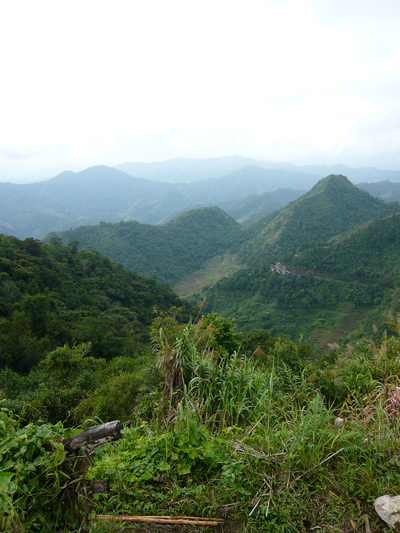
#> input picture image_detection_and_recognition/Image_recognition/dataset/100000.png, 400 x 533 px; its folder holds only this picture in this run
$ python index.py --dataset dataset
#> lines starting #> are read from the running program, lines starting #| are printed output that depends on the picture; after the words box and inside, x2 and y2 are one past the last pixel; in counts of white or black regions, pixels touching at a corner belong together
### image_detection_and_recognition/Image_recognition/my_imagesearch/colordescriptor.py
# import the necessary packages
import numpy as np
import cv2

class ColorDescriptor:
	def __init__(self, bins):
		# store the number of bins for the 3D histogram
#> further down, image is the input picture: shape (533, 400, 3); mean B, G, R 126.3, 143.6, 129.4
		self.bins = bins

	def describe(self, image):
		# convert the image to the HSV color space and initialize
		# the features used to quantify the image
		image = cv2.cvtColor(image, cv2.COLOR_BGR2HSV)
#> image: shape (533, 400, 3); mean H, S, V 50, 86.8, 146.5
		features = []

		# grab the dimensions and compute the center of the image
		(h, w) = image.shape[:2]
#> h = 533; w = 400
		(cX, cY) = (int(w * 0.5), int(h * 0.5))
#> cX = 200; cY = 266

		# divide the image into four rectangles/segments (top-left,
		# top-right, bottom-right, bottom-left)
		segments = [(0, cX, 0, cY), (cX, w, 0, cY), (cX, w, cY, h),
			(0, cX, cY, h)]

		# construct an elliptical mask representing the center of the
		# image
		(axesX, axesY) = (int(w * 0.75) / 2, int(h * 0.75) / 2)
#> axesX = 150; axesY = 199.5
		ellipMask = np.zeros(image.shape[:2], dtype = "uint8")
		cv2.ellipse(ellipMask, (cX, cY), (axesX, axesY), 0, 0, 360, 255, -1)
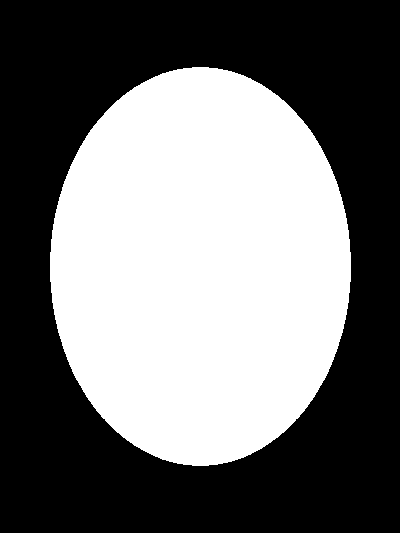
#> ellipMask: shape (533, 400); 44.2% white; 1 white region, box (x1, y1, x2, y2) and area: (50, 67, 351, 466) 94181

		# loop over the segments
		for (startX, endX, startY, endY) in segments:
			# construct a mask for each corner of the image, subtracting
			# the elliptical center from it
			cornerMask = np.zeros(image.shape[:2], dtype = "uint8")
			cv2.rectangle(cornerMask, (startX, startY), (endX, endY), 255, -1)
			cornerMask = cv2.subtract(cornerMask, ellipMask)

			# extract a color histogram from the image, then update the
			# feature vector
			hist = self.histogram(image, cornerMask)
			features.extend(hist)
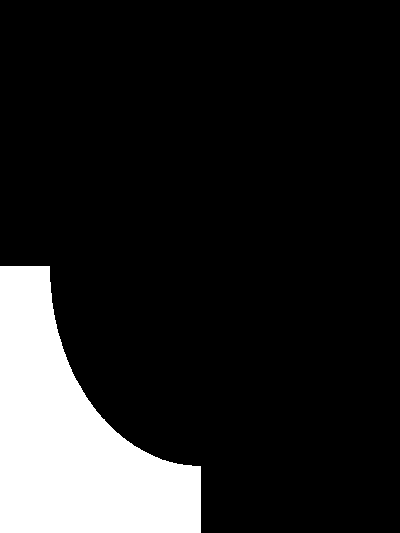
#> cornerMask: shape (533, 400); 14% white; 1 white region, box (x1, y1, x2, y2) and area: (0, 266, 201, 533) 29941
#> after the loop, features = 1152 values, max 0.989 at index 2, min 0 at index 0, mean 0.0125

		# extract a color histogram from the elliptical region and
		# update the feature vector
		hist = self.histogram(image, ellipMask)
#> hist = 288 values, max 0.54 at index 2, min 0 at index 14, mean 0.0182
		features.extend(hist)

		# return the feature vector
		return features

	def histogram(self, image, mask):
		# extract a 3D color histogram from the masked region of the
		# image, using the supplied number of bins per channel; then
		# normalize the histogram
		hist = cv2.calcHist([image], [0, 1, 2], mask, self.bins,
			[0, 180, 0, 256, 0, 256])
		#hist = cv2.normalize(hist).flatten()
		cv2.normalize(hist, hist)
		hist = hist.flatten()

		# return the histogram
		return hist

### image_detection_and_recognition/Image_recognition/index.py
# USAGE
# python index.py --dataset dataset --index index.csv

# import the necessary packages
from my_imagesearch.colordescriptor import ColorDescriptor
import argparse
import glob
import cv2
import os

# construct the argument parser and parse the arguments
ap = argparse.ArgumentParser()
ap.add_argument("-d", "--dataset", required = True,
	help = "path the directory that conatins the images to be indexed")


args = vars(ap.parse_args())

# initialize the color descriptor
cd = ColorDescriptor((8, 12, 3))

# open the output index file for writing
output = open("index.csv", "w")

path='/home/rams/Desktop/UI_task_List/myproject1/myproject/myapp/dataset'

image_paths = [os.path.join(path, f) for f in os.listdir(path)]

# use glob to grab the image paths and loop over them
for imagePath in glob.glob(args["dataset"] + "/*.png"):
#for imagePath in image_paths:
	# extract the image ID (i.e. the unique filename) from the image
	# path and load the image itself
	imageID = imagePath[imagePath.rfind("/") + 1:]
	image = cv2.imread(imagePath)

	# describe the image
	features = cd.describe(image)
#> features = 1440 values, max 0.989 at index 2, min 0 at index 0, mean 0.0136

	# write the features to file
	features = [str(f) for f in features]
#> features = 1440 items, first 6: '0.0', '0.0', '0.9894157', '0.0', '0.0', '0.0'
	output.write("%s,%s\n" % (imageID, ",".join(features)))

# close the index file
output.close()

$ run again, on image_detection_and_recognition/Image_recognition/dataset/101300.png
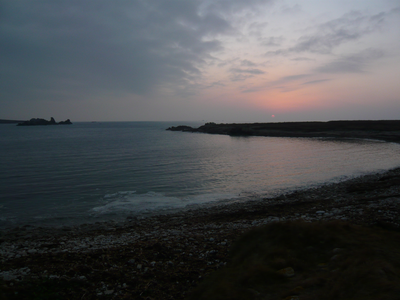
#> input picture image_detection_and_recognition/Image_recognition/dataset/101300.png, 400 x 300 px
#> image is the input picture: shape (300, 400, 3); mean B, G, R 78.7, 76.3, 74.2
#> image: shape (300, 400, 3); mean H, S, V 77.5, 56.7, 82.8
#> in describe, `cv2.ellipse(ellipMask, (cX, cY), (axesX, axesY), 0, 0, 360, 255, -1)`:
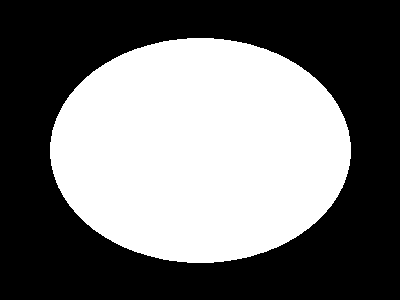
#> ellipMask: shape (300, 400); 44.2% white; 1 white region, box (x1, y1, x2, y2) and area: (50, 38, 351, 263) 53083
#> after the loop in describe, `for (startX, endX, startY, endY) in segments:`: features = 1152 values, max 0.744 at index 154, min 0 at index 0, mean 0.0119
#> in describe, `hist = self.histogram(image, ellipMask)`: hist = 288 values, max 0.576 at index 153, min 0 at index 13, mean 0.0168
#> `features = cd.describe(image)`: features = 1440 values, max 0.744 at index 154, min 0 at index 0, mean 0.0128
#> `features = [str(f) for f in features]`: features = 1440 items, first 6: '0.0', '0.0', '0.0', '0.0', '0.0', '0.0'

$ run again, on image_detection_and_recognition/Image_recognition/dataset/101400.png
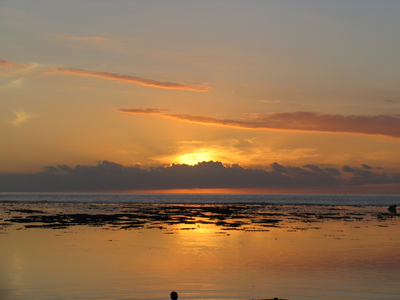
#> input picture image_detection_and_recognition/Image_recognition/dataset/101400.png, 400 x 300 px
#> image is the input picture: shape (300, 400, 3); mean B, G, R 81.3, 113.4, 146.1
#> image: shape (300, 400, 3); mean H, S, V 19.5, 104.6, 146.2
#> in describe, `cv2.ellipse(ellipMask, (cX, cY), (axesX, axesY), 0, 0, 360, 255, -1)`:
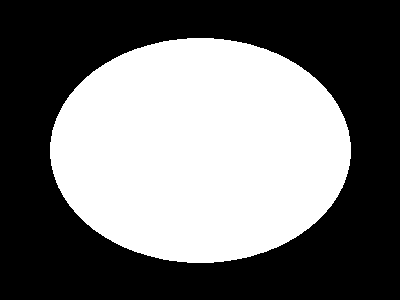
#> ellipMask: shape (300, 400); 44.2% white; 1 white region, box (x1, y1, x2, y2) and area: (50, 38, 351, 263) 53083
#> after the loop in describe, `for (startX, endX, startY, endY) in segments:`: features = 1152 values, max 0.754 at index 883, min 0 at index 0, mean 0.00957
#> in describe, `hist = self.histogram(image, ellipMask)`: hist = 288 values, max 0.609 at index 26, min 0 at index 2, mean 0.0131
#> `features = cd.describe(image)`: features = 1440 values, max 0.754 at index 883, min 0 at index 0, mean 0.0103
#> `features = [str(f) for f in features]`: features = 1440 items, first 6: '0.0', '0.30596462', '0.0', '0.0', '0.60207075', '0.0'

$ run again, on image_detection_and_recognition/Image_recognition/dataset/100201.png
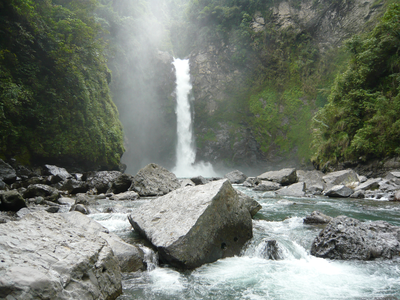
#> input picture image_detection_and_recognition/Image_recognition/dataset/100201.png, 400 x 300 px
#> image is the input picture: shape (300, 400, 3); mean B, G, R 112, 121.5, 115
#> image: shape (300, 400, 3); mean H, S, V 60, 37, 122.1
#> in describe, `cv2.ellipse(ellipMask, (cX, cY), (axesX, axesY), 0, 0, 360, 255, -1)`:
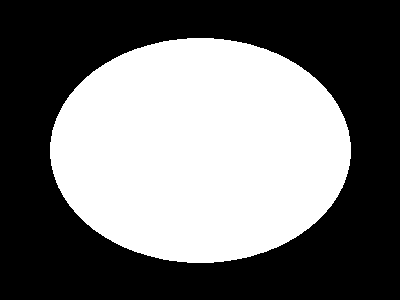
#> ellipMask: shape (300, 400); 44.2% white; 1 white region, box (x1, y1, x2, y2) and area: (50, 38, 351, 263) 53083
#> after the loop in describe, `for (startX, endX, startY, endY) in segments:`: features = 1152 values, max 0.773 at index 722, min 0 at index 5, mean 0.0155
#> in describe, `hist = self.histogram(image, ellipMask)`: hist = 288 values, max 0.523 at index 109, min 0 at index 14, mean 0.0171
#> `features = cd.describe(image)`: features = 1440 values, max 0.773 at index 722, min 0 at index 5, mean 0.0158
#> `features = [str(f) for f in features]`: features = 1440 items, first 6: '0.009999671', '0.0005555373', '0.00027776865', '0.0022221492', '0.0005555373', '0.0'
